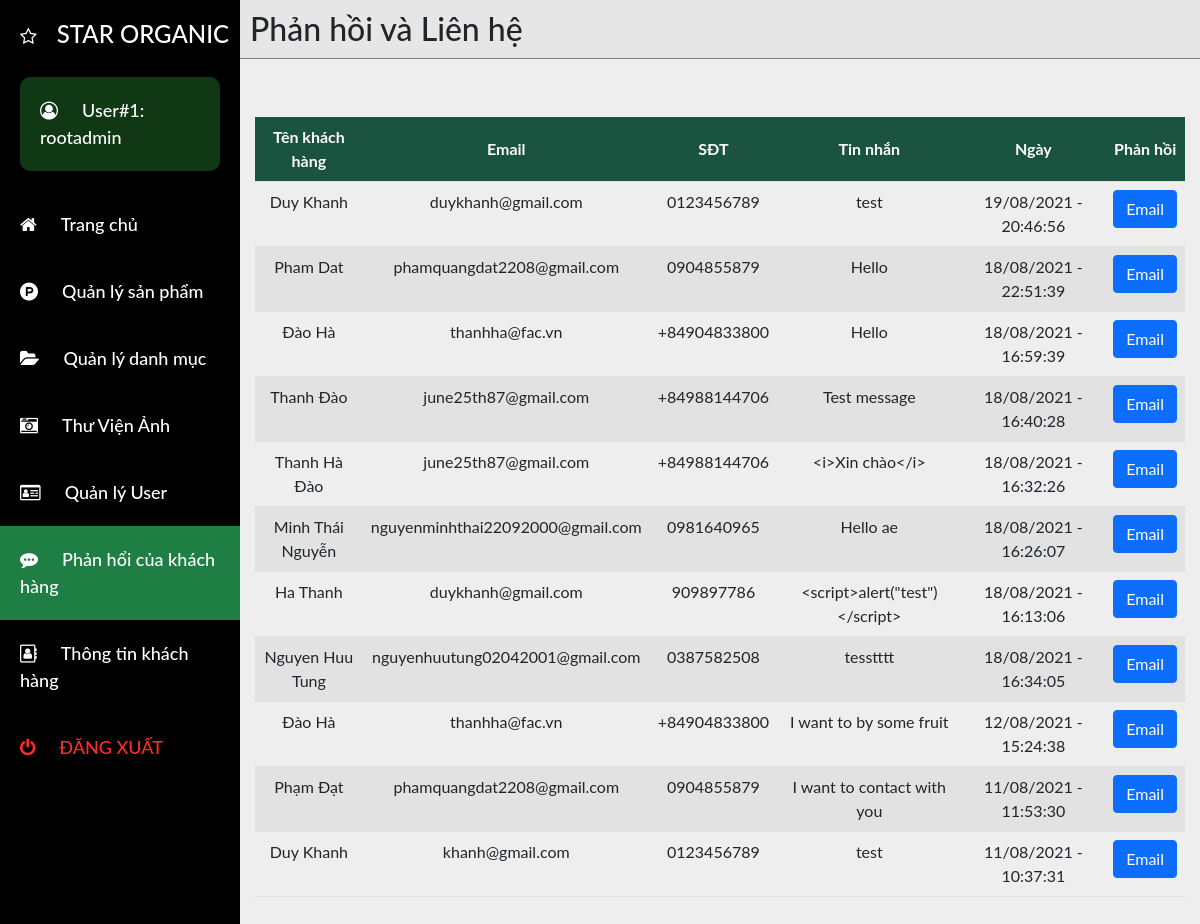
/admin/admin_panel.php?page=feedback (signed in), run on the app's committed database.
### tables this page shows
CREATE TABLE `contact_us` (
  `id` int(11) NOT NULL,
  `first_name` varchar(50) NOT NULL,
  `last_name` varchar(50) NOT NULL,
  `email` varchar(200) NOT NULL,
  `phone` varchar(20) NOT NULL,
  `message` text NOT NULL,
  `datetime` datetime NOT NULL DEFAULT current_timestamp(),
  `status` int(11) DEFAULT 1
);

### admin/adminFunction.php (the view, shortened to what this page needs)
<?php endforeach;
function admin_contact()
{
    $conn = connect();
    $sql = "SELECT * FROM contact_us ORDER BY datetime DESC";
    $result = $conn->query($sql);
    $html = '';
    if ($result->num_rows >= 0) {
        $html .= "<table class='tbl table table-striped table-hover'>
                <tr class='head'>
                    <th>Tên khách hàng</th>
                    <th>Email</th>
                    <th>SĐT</th>
                    <th>Tin nhắn</th>
                    <th>Ngày</th>
                    <th>Phản hồi</th>
                </tr>
        ";
        foreach ($result as $value) {
            $date = date('d/m/Y - H:s:i', strtotime($value['datetime']));
            $html .= "
            <tr>
                <td>{$value['first_name']} {$value['last_name']}</td>
                <td>{$value['email']}</td>
                <td>{$value['phone']}</td>
                <td>{$value['message']}</td>
                <td>{$date}</td>
                <td><a class='btn btn-primary' href='mailto:{$value['email']}'>Email</a></td>
            </tr>
            ";
        }
        $html .= "</table>";
    }
    echo $html;
}
            $date = date("d/m/Y H:i:s", strtotime($order['orderTime']));?>

### css/adminCP.css (style rules this page uses)
* { box-sizing: border-box; font-family: 'Lato', sans-serif; }
table { margin: 0 auto; }
th:not(.detail) { vertical-align: middle; text-align: center; color: rgb(253, 253, 253); }
th { vertical-align: middle; text-align: center; }
tr.head { background-color: rgb(27, 87, 67); }
td { text-align: center; }

### data on the page
contact_us: first_name "Duy", last_name "Khanh", email "duykhanh@gmail.com", phone "0123456789", message "test", datetime "19/08/2021 - 20:46:56"
contact_us: first_name "Pham", last_name "Dat", email "phamquangdat2208@gmail.com", phone "0904855879", message "Hello", datetime "18/08/2021 - 22:51:39"
contact_us: first_name "Đào", last_name "Hà", email "thanhha@fac.vn", phone "+84904833800", message "Hello", datetime "18/08/2021 - 16:59:39"
contact_us: first_name "Thanh", last_name "Đào", email "june25th87@gmail.com", phone "+84988144706", message "Test message", datetime "18/08/2021 - 16:40:28"
contact_us: first_name "Thanh Hà", last_name "Đào", email "june25th87@gmail.com", phone "+84988144706", message "<i>Xin chào</i>", datetime "18/08/2021 - 16:32:26"
contact_us: first_name "Minh Thái", last_name "Nguyễn", email "nguyenminhthai22092000@gmail.com", phone "0981640965", message "Hello ae", datetime "18/08/2021 - 16:26:07"
contact_us: first_name "Ha", last_name "Thanh", email "duykhanh@gmail.com", phone "909897786", message "<script>alert(\"test\")</script>", datetime "18/08/2021 - 16:13:06"
contact_us: first_name "Nguyen Huu", last_name "Tung", email "nguyenhuutung02042001@gmail.com", phone "0387582508", message "tesstttt", datetime "18/08/2021 - 16:34:05"
contact_us: first_name "Đào", last_name "Hà", email "thanhha@fac.vn", phone "+84904833800", message "I want to by some fruit", datetime "12/08/2021 - 15:24:38"
contact_us: first_name "Phạm", last_name "Đạt", email "phamquangdat2208@gmail.com", phone "0904855879", message "I want to contact with you", datetime "11/08/2021 - 11:53:30"
contact_us: first_name "Duy", last_name "Khanh", email "khanh@gmail.com", phone "0123456789", message "test", datetime "11/08/2021 - 10:37:31"

### other printed values
$user['userID'] "1"
$user['userName'] "rootadmin"
